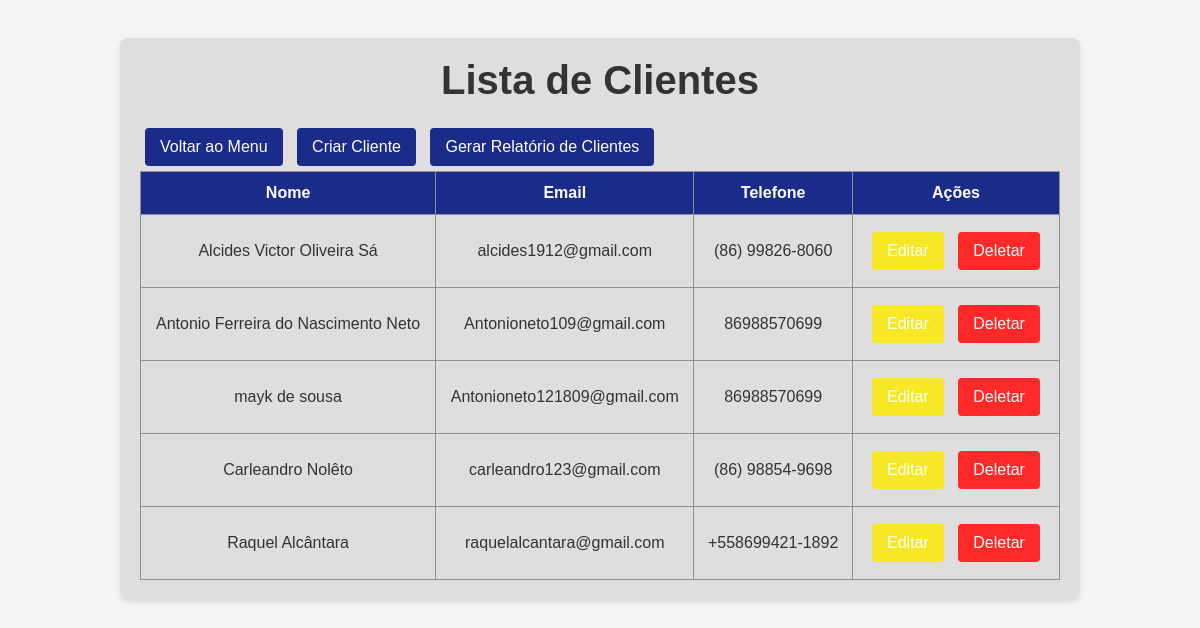
The app's page /clientes/ (signed in) with its own data.
### core/models.py (models this page shows, shortened)
class Cliente(models.Model):
    nome = models.CharField(max_length=255)  # Campo para o nome do cliente
    email = models.EmailField(unique=True)             # Campo para o e-mail do cliente
    telefone = models.CharField(max_length=15)

### core/views.py (the view)
# urls.py: path('clientes/', views.lista_clientes, name='lista_clientes'),
@login_required
def lista_clientes(request):
    clientes = Cliente.objects.all()  # Busca todos os clientes no banco de dados.
    return render(request, 'core/clientes/lista_clientes.html', {'clientes': clientes})  # Renderiza a lista de clientes.

### core/templates/core/clientes/lista_clientes.html (shortened to what this page needs)
{% block content %}
<!DOCTYPE html>
<html>
<head>
    {% load static %}
    <link rel="stylesheet" href="{% static 'css/lista.css' %}">
</head>
<body>
    <div class="container">
    <h1>Lista de Clientes</h1>
    <a href="{% url 'menu' %}" class="button">Voltar ao Menu</a>
    <a href="{% url 'criar_cliente' %}" class="button">Criar Cliente</a>
    <a href="{% url 'gerar_relatorio_clientes' %}" target="_blank" class="button">Gerar Relatório de Clientes</a>
    <table>
        <tr>
            <th>Nome</th>
            <th>Email</th>
            <th>Telefone</th>
            <th>Ações</th>
        </tr>
        {% for cliente in clientes %}
        <tr>
            <td>{{ cliente.nome }}</td>
            <td>{{ cliente.email }}</td>
            <td>{{ cliente.telefone }}</td>
            <td>
                <a href="{% url 'editar_cliente' cliente.id %}" class="button-editar">Editar</a>
                <a href="{% url 'deletar_cliente' cliente.id %}" class="button-deletar">Deletar</a>
            </td>
        </tr>
        {% empty %}
            <tr>
                <td colspan="5">Nenhuma reserva encontrada.</td>
            </tr>
            {% endfor %}
    </table>
</body>
</html>
{% endblock%}

### core/static/css/lista.css (style rules this page uses)
* { margin: 0; padding: 0; box-sizing: border-box; }
body { font-family: Arial, sans-serif; background-color: #f4f4f4; color: #333; }
.container { width: 80%; margin: 20px auto; padding: 20px; background-color: #dfdddd; border-radius: 8px; box-shadow: 0 2px 5px rgba(0, 0, 0, 0.1); }
h1 { font-size: 2.5em; margin-bottom: 20px; text-align: center; }
table { width: 100%; border-collapse: collapse; }
table th, table td { padding: 12px; text-align: center; border: 1px solid #8f8f8f; }
table th { background: #1a2b8a; color: white; }
.button { display: inline-block; padding: 10px 15px; margin: 5px; color: white; background: #1a2b8a; border: none; border-radius: 4px; text-decoration: none; transition: background-color 0.3s; }
.button-editar { display: inline-block; padding: 10px 15px; margin: 5px; color: rgb(255, 255, 255); background: #f6e824; border: none; border-radius: 4px; text-decoration: none; transition: background-color 0.3s; }
.button-deletar { display: inline-block; padding: 10px 15px; margin: 5px; color: rgb(255, 255, 255); background: #ff2929; border: none; border-radius: 4px; text-decoration: none; transition: background-color 0.3s; }

### records on screen
Cliente: nome "Alcides Victor Oliveira Sá", email "alcides1912@gmail.com", telefone "(86) 99826-8060"
Cliente: nome "Antonio Ferreira do Nascimento Neto", email "Antonioneto109@gmail.com", telefone "86988570699"
Cliente: nome "mayk de sousa", email "Antonioneto121809@gmail.com", telefone "86988570699"
Cliente: nome "Carleandro Nolêto", email "carleandro123@gmail.com", telefone "(86) 98854-9698"
Cliente: nome "Raquel Alcântara", email "raquelalcantara@gmail.com", telefone "+558699421-1892"
